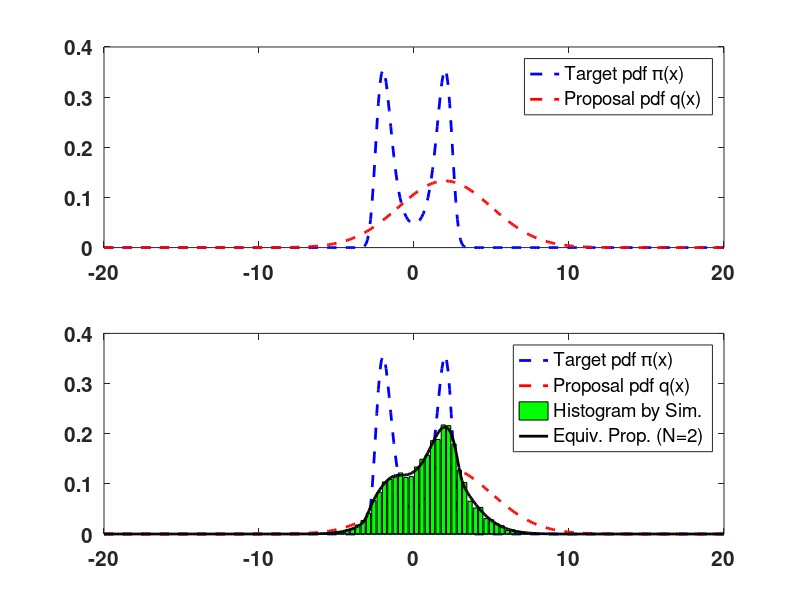

Write the MATLAB code that produced this figure.
clear all
close all
clc
%%%%%%%%%%%%%%%%%%%%%%%%%%%%%%%%%%%%%%%%%%%%%%%%%%%%%%%%%%%%%%%%%%%%%%%%%%%
disp('---------------------------------------------------------------------')
disp('                DEMO 3: EQUIVALENT PROPOSAL PDF         ')
disp('                    ')
disp('Reference: ')
disp('- L Martino, V. Elvira, G. Camps-Valls, ')
disp('Group Importance Sampling for particle filtering and MCMC, 2017 ')
disp('---------------------------------------------------------------------')
%%%%%%%%%%%%%%%%%%%%%%%%%%%%%%%%%%%%%%%%%%%%%%%%%%%%%%
%%% Unnormalized TARGET DEFINITION (BIMODAL)         %
%%%%%%%%%%%%%%%%%%%%%%%%%%%%%%%%%%%%%%%%%%%%%%%%%%%%%%
s=2;
T=@(x) exp(-(x.^2-4).^2/(2*s^2));
%%% normalizing the target via determinist Riemann quadrature
stepT=0.1;
x=-20:stepT:20;
Zest_detQuad=sum(T(x).*stepT);
%%%%%%%%%%%%%%%%%%%%
%%% PROPOSAL PDF %%%
%%%%%%%%%%%%%%%%%%%%
sp=3;
mup=2;
P=@(x) 1/(sqrt(2*pi*sp^2)).*exp(-(x-mup).^2/(2*sp^2));
%%%%%%%%%%%%%%%
%%%% PLOT %%%%%
%%%%%%%%%%%%%%%
subplot(2,1,1)
plot(x,1/Zest_detQuad.*T(x),'b--','LineWidth',2)
hold on
plot(x,P(x),'r--','LineWidth',2)
legend('Target pdf \pi(x)','Proposal pdf q(x)')
box on
set(gca,'FontSize',15,'FontWeight','Bold')
%%%%%%%%%%%%%%%%%%% %%%%%%%%%%%%%%%%%%% %%%%%%%%%%%%%%%%%%%
subplot(2,1,2)
plot(x,1/Zest_detQuad.*T(x),'b--','LineWidth',2)
hold on
plot(x,P(x),'r--','LineWidth',2)
box on
set(gca,'FontSize',15,'FontWeight','Bold')
%%%%%%%%%%%%%%%%%%%%%%%%%%%%%%%%%%%%%%%%%%%%%%%%%%%%%%%%%%%%%%%%%%%%%%%%%%%
%%%% Obtaining an approximation of the 
%%%% THEREOTICAL DEFINITION of EQUIVALENT PROPOSAL \tilde{q}(x) for N=2 (
%%%% (q_equiv in the code)
%%%%%%%%%%%%%%%%%%%%%%%%%%%%%%%%%%%%%%%%%%%%%%%%%%%%%%%%%%%%%%%%%%%%%%%%%%%
for k=1:length(x)
  for j=1:length(x)
      wahora=(T(x(k))./P(x(k)));
    S=wahora+(T(x(j))./P(x(j)));
    if S==0
      S=10^(-300);
    end
    q(k,j)=(wahora./S).*P(x(k)).*P(x(j));
  end
   q_equiv(k)=2*sum(q(k,:).*stepT);
end
%%%%%%%%%%%%%%%%%%%%%%%%%%%%%%%%%%%%%%%%%%%%%%%%
%%%%% Drawing N_Approx samples from q_equiv
%%%%%%%%%%%%%%%%%%%%%%%%%%%%%%%%%%%%%%%%%%%%%%%%
N=2;
N_Approx=10000;
disp(['Drawing ',num2str(N_Approx),' samples from the equivalent proposal (when N=2)... '])
%%%% LOOP: drawing samples N_Approx from the equivalent proposal (when N=2)
for i=1:N_Approx
xp=mup+sp*randn(1,N);
w=T(xp)./P(xp)+10^(-300);
wn=w./(sum(w));
x_from_equiv(i)=randsrc(1,1,[xp; wn]);
end 
%%%% end drawing samples
%%%%%%%%%%%%%%%%%%%%%%%%%%%%%%%%%%%%%%%%%%%%%%%%%%%%%%%%%%%%%%%%%%%%%%
%%%% PLOTS %%%%
%%% histogram of the samples from q_equiv
[a,b]=hist(x_from_equiv,50);
aux=b(2)-b(1);
aux2=sum(a.*aux);
bar(b,1/aux2*a,'g')
%%% plotting equivalent proposal pdf
plot(x,q_equiv,'k','LineWidth',2)
%%%%
legend('Target pdf \pi(x)','Proposal pdf q(x)','Histogram by Sim.','Equiv. Prop. (N=2)')
set(gca,'FontSize',15,'FontWeight','Bold')
%%%%%%%%%%%%%%%%%%%%%%%%%%%%%%%%%%%%%%%%%%%%%%%%%%%%%%%%%%%%%%%%%%%%%%